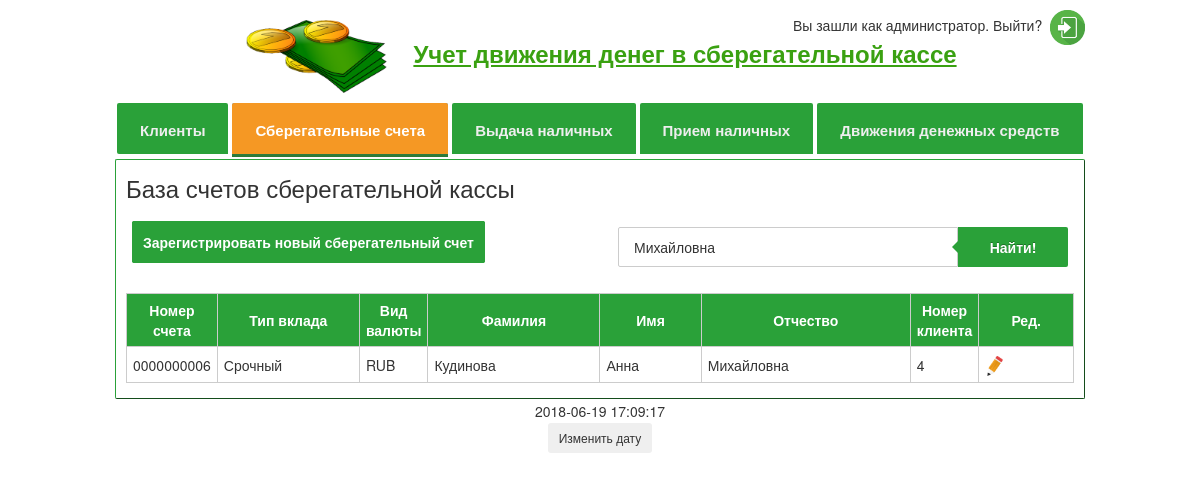
Page /savingsaccount.php?line=Михайловна (signed in) on the committed database.
### tables this page shows
CREATE TABLE IF NOT EXISTS `savingsaccount` (
  `id` int(10) unsigned NOT NULL AUTO_INCREMENT,
  `idclient` int(11) NOT NULL,
  `deposittype` varchar(255) NOT NULL,
  `moneytype` varchar(255) NOT NULL,
  PRIMARY KEY (`id`)
);

CREATE TABLE IF NOT EXISTS `clients` (
  `id` int(10) unsigned NOT NULL AUTO_INCREMENT,
  `surname` varchar(255) NOT NULL,
  `name` varchar(255) NOT NULL,
  `patronymic` varchar(255) NOT NULL,
  `floor` varchar(255) NOT NULL,
  `birthdate` date NOT NULL,
  `passportdata` text NOT NULL,
  `addressdata` text NOT NULL,
  `contactphone` varchar(255) NOT NULL,
  PRIMARY KEY (`id`)
);

### savingsaccount.php (the view, shortened to what this page needs)
<?php
	if ($_SESSION["login"] == "admin")
	{
		require_once "parts/header.php";
		echo '<div id="article" class="center_screen">';
		if (is_numeric($_GET["page"]))
		{
			echo '<h3>Редактирование сберегательного счета</h3>';
			$query     = "SELECT * FROM `savingsaccount` WHERE `id` =" . $_GET["page"];
			$query_run = mysql_query($query);
			$cont_rows = mysql_num_rows($query_run);
			if ($cont_rows > 0)
			{
				$rows = mysql_fetch_array($query_run);
				echo '<div class="spoiler">';
				echo '	<div class="title"><h3 class="title_h3"><p>Виды банковских вкладов:</p></div>';
				echo '	<div class="contents">';
				echo '		<p><strong>Вклад до востребования.</strong> По такому договору кредитная организация обязуется вернуть вложенные денежные средства в любое время по первому требованию клиента. Поскольку банк не принимает вклад на определенный период, то ставка по такому депозиту минимальная – в среднем не более 0,1-1%.</p>';
				echo '		<p><strong>Срочный вклад.</strong> Такие вклады размещаются на определенный срок, указанный в договоре. Чаще всего встречаются депозиты на один, три, шесть месяцев или один год. Для того чтобы получить полную процентную ставку необходимо продержать деньги в депозите в течение всего срока действия соглашения. В ином случае банк вернет вклад, но с существенно сниженным процентом – как правило, на уровне ставки по вкладам до востребования.</p>';
				echo '		<p><strong>Кредит</strong> — это система экономических отношений в связи с передачей от одного собственника другому во временное пользование ценностей в любой форме (товарной, денежной, нематериальной) на условиях возвратности, срочности, платности.</p>';
				echo '  </div>';
				echo ' </div>';
				echo '<div class="login-block">';
				echo '<form name="addclients" action="savingsaccount" method="post">';
				echo '	<table id="input_table">';
				echo '		<tr>';
				echo '			<td valign="baseline"><input required name="id" type="hidden" value="' . $rows['id'] . '" placeholder=""></td>';
				echo '		</tr>';
				echo '		<tr>';
				echo '			<td valign="baseline"><input required name="idclient" type="hidden" value="' . $rows['idclient'] . '" placeholder=""></td>';
				echo '		</tr>';
				echo '		<tr>';
				echo '			<td valign="baseline"><p>Клиент: </p></td>';
				echo '			<td valign="baseline"><select id="getit" onchange="checkit();" required name="idclient" type="text">';
				$query = "SELECT
									`clients`.`id`,
									`clients`.`surname`,
									`clients`.`name`,
									`clients`.`patronymic`,
									`savingsaccount`.`id`,
									`savingsaccount`.`idclient`,
									`savingsaccount`.`deposittype`,
									`savingsaccount`.`moneytype`
						FROM  `clients`
						INNER JOIN  `savingsaccount` ON  `clients`.`id` =  `savingsaccount`.`idclient`
						WHERE  `savingsaccount`.`idclient` =" . $rows["idclient"] . " AND `savingsaccount`.`id` =" . $_GET["page"];
				$query_run = mysql_query($query);
				$count_row = mysql_num_rows($query_run);
				if ($count_row <= 0)
				{
					echo '<option class="placeholder" disabled value=""><span class="temp_color">Сберегательные счета не найдены</span></option>';
				}
				else
				{
					?>
						<script type="text/javascript">
							var arrclientsid = [];
							var arrclientssurname = [];
							var arrclientsname = [];
							var arrclientspatronymic = [];
							var arrclientsfloor = [];
							var arrclientsbirthdate = [];
							var arrclientspassportdata = [];
							var arrclientsaddressdata = [];
							var arrclientscontactphone = [];
						</script>
					<?php
					for ($i = 0; $i < $count_row; $i++)
					{
						$row = mysql_fetch_array($query_run);
						?>
							<script type="text/javascript">
								arrclientsid.push(<?php           echo $row["id"];           ?>);
								arrclientssurname.push(<?php      echo $row["surnam"];       ?>);
								arrclientsname.push(<?php         echo $row["name"];         ?>);
								arrclientspatronymic.push(<?php   echo $row["patronymic"];   ?>);
								arrclientsfloor.push(<?php        echo $row["floor"];        ?>);
								arrclientsbirthdate.push(<?php    echo $row["birthdate"];    ?>);
								arrclientspassportdata.push(<?php echo $row["passportdata"]; ?>);
								arrclientsaddressdata.push(<?php  echo $row["addressdata"];  ?>);
								arrclientscontactphone.push(<?php echo $row["contactphone"];?>);
							</script>
						<?php
						echo '<option name = "idclient" value="' . $row["id"] . '">' . $row["surname"] . ' ' . $row["name"] . ' ' . $row["patronymic"] . '</option>';
					}
				}
				echo '	</select></td>';
				echo '		</tr>';
				echo '		<tr>';
				echo '			<td valign="baseline"><p>Тип вклада: </p></td>';
				if ($rows["deposittype"] == "До востребования")
					echo '		<td valign="baseline"><select required name="deposittype" type="text"><option class="placeholder" disabled value=""><span class="temp_color">Выберите тип вклада</span></option><option selected>До востребования</option><option>Срочный</option><option>Простой кредит</option></select></td>';
				if ($rows["deposittype"] == "Срочный")
					echo '		<td valign="baseline"><select required name="deposittype" type="text"><option class="placeholder" disabled value=""><span class="temp_color">Выберите тип вклада</span></option><option>До востребования</option><option selected>Срочный</option><option>Простой кредит</option></select></td>';
				if ($rows["deposittype"] == "Простой кредит")
					echo '		<td valign="baseline"><select required name="deposittype" type="text"><option class="placeholder" disabled value=""><span class="temp_color">Выберите тип вклада</span></option><option>До востребования</option><option>Срочный</option><option selected>Простой кредит</option></select></td>';
				echo '		</tr>';
				echo '		<tr>';
				echo '			<td valign="baseline"><p>Вид валюты: </p></td>';
				if ($rows["moneytype"] == "RUB")
					echo '		<td valign="baseline"><select required name="moneytype" type="text"><option class="placeholder" disabled value="' . $rows["moneytype"] . '"><span class="temp_color">Выберите вид валюты</span></option><option selected>RUB</option><option>EUR</option><option>USD</option></select></td>';
				if ($rows["moneytype"] == "EUR")
					echo '		<td valign="baseline"><select required name="moneytype" type="text"><option class="placeholder" disabled value="' . $rows["moneytype"] . '"><span class="temp_color">Выберите вид валюты</span></option><option>RUB</option><option selected>EUR</option><option>USD</option></select></td>';
				if ($rows["moneytype"] == "USD")
					echo '		<td valign="baseline"><select required name="moneytype" type="text"><option class="placeholder" disabled value="' . $rows["moneytype"] . '"><span class="temp_color">Выберите вид валюты</span></option><option>RUB</option><option>EUR</option><option selected>USD</option></select></td>';
				echo '		</tr>';
				echo '		<tr>';
				echo '			<td valign="baseline"><p>Пол: </p></td>';
				echo '			<td valign="baseline"><input id="somethingfloor" disabled required name="floor" type="text" value="" placeholder="Не выбрано"></td>';
				echo '		</tr>';
				echo '		<tr>';
				echo '			<td valign="baseline"><p>Дата рождения: </p></td>';
				echo '			<td valign="baseline"><input id="somethingbirthdate" disabled required name="datepicker" id="datepicker" type="text" value="" placeholder="Не выбрано"></td>';
				echo '		</tr>';
				echo '		<tr>';
				echo '			<td valign="baseline"><p>Паспортные данные: </p></td>';
				echo '			<td valign="baseline"><textarea id="somethingpassportdata" disabled required name="passportdata" class="textarea-field" placeholder="Не выбрано"></textarea></td>';
				echo '		</tr>';
				echo '		<tr>';
				echo '			<td valign="baseline"><p>Адрес регистрации: </p></td>';
				echo '			<td valign="baseline"><textarea id="somethingaddressdata" disabled required  name="addressdata" class="textarea-field" placeholder="Не выбрано"></textarea></td>';
				echo '		</tr>';
				echo '		<tr>';
				echo '			<td valign="baseline"><p>Контактный телефон: </p></td>';
				echo '			<td valign="baseline"><input id="somethingcontactphone" disabled required name="contactphone" type="text" value="" placeholder="Не выбрано"></td>';
				echo '		</tr>';
				echo '	</table>';
				echo '		<button name="send_update">Сохранить изменения</button>';
				echo '</form>';
				echo '</div>';
				$query     = "SELECT * FROM `clients` WHERE `id` =" . $row["idclient"];
				$query_run = mysql_query($query);
				$row       = mysql_fetch_array($query_run);
				?>
					<script type="text/javascript">
						strUser = '<?php                   echo $row["id"];           ?>';
						arrclientsfloor[0] = '<?php        echo $row["floor"];        ?>';
						arrclientsbirthdate[0] = '<?php    echo $row["birthdate"];    ?>';
						arrclientspassportdata[0] = '<?php echo $row["passportdata"]; ?>';
						arrclientsaddressdata[0] = '<?php  echo $row["addressdata"];  ?>';
						arrclientscontactphone[0] = '<?php echo $row["contactphone"]; ?>';
						var input = document.getElementById('somethingfloor');
						input.value = arrclientsfloor[0];
						var input = document.getElementById('somethingbirthdate');
						input.value = arrclientsbirthdate[0];
						var input = document.getElementById('somethingpassportdata');
						input.value = arrclientspassportdata[0];
						var input = document.getElementById('somethingaddressdata');
						input.value = arrclientsaddressdata[0];
						var input = document.getElementById('somethingcontactphone');
						input.value = arrclientscontactphone[0];
					</script>
				<?php
			}
			else
			{
				echo '<h3>Ошибка</h3>';
				echo '<p>Сберегательный счет с таким номером не найден</p>';
			}
		}
		else
		{
			echo '<h3>База счетов сберегательной кассы</h3>';
			$val = mysql_query("SELECT 1 FROM `savingsaccount` LIMIT 1");
			if ($val !== FALSE)
			{
				echo '<table style="width: 100%" id="input_table">';
				echo '	<tr>';
				echo '		<td style="width: 50%; text-align: left;">';
				echo '			<p><a href="savingsaccount?page=add" class="knopka">Зарегистрировать новый сберегательный счет</a></p>';
				echo '		</td>';
				echo '		<td style="width: 50%; text-align: right;">';
				echo '			<form class="form-wrapper cf" name="searchform" action="savingsaccount" method="get">';
				echo '				<input name="line" type="text" placeholder="Введите запрос..." value="' . $_GET['line'] . '">';
				echo '				<button type="submit" value="">Найти!</button>';
				echo '			</form>';
				echo '		</td>';
				echo '	</tr>';
				echo '</table>';
				$query     = "SELECT * FROM  `savingsaccount`";
				$query_run = mysql_query($query);
				$count_row = mysql_num_rows($query_run);
				if ($count_row <= 0)
				{
					echo '<br><p>В системе не зарегистрировано ни одного сберегательного счета.</p>';
				}
				else
				{
					if (isset($_GET["line"]) && !empty($_GET["line"]))
					{
						echo '<br>';
						$query     = "SELECT
													`clients`.`surname`,
													`clients`.`name`,
													`clients`.`patronymic`,
													`savingsaccount`.`id`,
													`savingsaccount`.`idclient`,
													`savingsaccount`.`deposittype`,
													`savingsaccount`.`moneytype`
												  FROM  `clients`
												  INNER JOIN  `savingsaccount`
													ON  `clients`.`id` =  `savingsaccount`.`idclient`
													WHERE
														 CONCAT(`surname`, ' ', `name`, ' ', `patronymic`) LIKE '%" . $_GET['line'] . "%'
														 OR CONCAT(`surname`, ' ', `patronymic`, ' ', `name`) LIKE '%" . $_GET['line'] . "%'
														 OR CONCAT(`name`, ' ', `surname`, ' ', `patronymic`) LIKE '%" . $_GET['line'] . "%'
														 OR CONCAT(`name`, ' ', `patronymic`, ' ', `surname`) LIKE '%" . $_GET['line'] . "%'
														 OR CONCAT(`patronymic`, ' ', `surname`, ' ', `name`) LIKE '%" . $_GET['line'] . "%'
														 OR CONCAT(`patronymic`, ' ', `name`, ' ', `surname`) LIKE '%" . $_GET['line'] . "%'
														 OR `idclient` LIKE '%" . $_GET['line'] . "%'
														 OR `deposittype` LIKE '%" . $_GET['line'] . "%'
														 OR `moneytype` LIKE '%" . $_GET['line'] . "%'
														";
						$query_run = mysql_query($query);
						$count_row = mysql_num_rows($query_run);
						if ($count_row > 0)
						{
							echo '<table>';
							echo '<tr>';
							echo '	<th width="4%">Номер счета</th>';
							echo '	<th width="15%">Тип вклада</th>';
							echo '	<th width="4%">Вид валюты</th>';
							echo '	<th>Фамилия</th>';
							echo '	<th>Имя</th>';
							echo '	<th>Отчество</th>';
							echo '	<th width="4%">Номер клиента</th>';
							echo '	<th width="10%">Ред.</th>';
							echo '</tr>';
							for ($i = 0; $i < $count_row; $i++)
							{
								$row = mysql_fetch_array($query_run);
								echo '<tr>';
								echo '	<td>' . str_pad($row["id"], 10, "0", STR_PAD_LEFT) . '</td>';
								echo '	<td>' . $row["deposittype"] . '</td>';
								echo '	<td>' . $row["moneytype"] . '</td>';
								echo '	<td>' . $row["surname"] . '</td>';
								echo '	<td>' . $row["name"] . '</td>';
								echo '	<td>' . $row["patronymic"] . '</td>';
								echo '	<td>' . $row["idclient"] . '</td>';
								echo '	<td><a href="savingsaccount?page=' . $row["id"] . '"><img src="images/edit.png" alt="" style="width:20px;height:20px;"></a></td>';
								echo '</tr>';
							}
						}
						else
						{
							echo '<p>По вашему запросу ничего не найдено</p>';
						}
						echo '</table>';
					}
				}
			}
		}
		echo '</div>';
		require_once "parts/footer.php";
	}
	else
	{
		?>
			<script type="text/javascript">
				location.href = "authentication";
			</script>
		<?php
	}
?>

### styles/main.css (style rules this page uses)
h3 { margin: 0; padding: 0; padding-bottom: 20px; }
.cf:before, .cf:after { content: ""; display: table; }
.cf:after { clear: both; }
.cf { zoom: 1; }
.form-wrapper { width: 100%; -moz-border-radius: 2px; -webkit-border-radius: 2px; border-radius: 2px; }
.form-wrapper input { width: 340px; height: 40px; right: 0px; margin-left: 12px; padding: 10px 15px; text-align: left; float: left; font: bold 20px; border: 0; background: #ffffff; -moz-border-radius: 2px 0 0 2px; -webkit-border-radius: 2px 0 0 2px; border-radius: 2px 0 0 2px; border: 1px solid #ccc; }
.form-wrapper button { overflow: visible; position: relative; float: right; border: 0; padding: 0; cursor: pointer; height: 40px; width: 110px; font-weight: bold; color: #ffffff; background: #2aa139; -moz-border-radius: 0 3px 3px 0; -webkit-border-radius: 0 3px 3px 0; border-radius: 0 2px 2px 0; text-shadow: 0 -1px 0 rgba(0, 0 ,0, .3); }
.form-wrapper button:before { content: ''; position: absolute; border-width: 8px 8px 8px 0; border-style: solid solid solid none; border-color: transparent #2aa139 transparent; top: 12px; left: -6px; }
#input_table tr td { border: 0px solid #ccc; background: #ffffff; }
#article table { width: 100%; border-collapse: collapse; }
#article tr:nth-of-type(2n+1) { background: #eee; }
#article th { background: #2aa139; color: #ffffff; font-weight: bold; padding: 6px; border: 1px solid #ccc; text-align: center; }
#article td { padding: 6px; padding-left: 6px; border: 1px solid #ccc; text-align: left; }
.center_screen { margin: auto; }
a.knopka { color: #ffffff; text-decoration: none; user-select: none; background: #2aa139; padding: 10px 10px 10px 10px; outline: none; width: 100%; height: 40px; background: #2aa139; box-sizing: border-box; border-radius: 2px; border: 1px solid #2aa139; color: #ffffff; font-weight: bold; outline: none; cursor: pointer; }
#article { margin: 0; padding: 0; margin-top: 6px; padding-top: 15px; padding-bottom: 15px; padding-left: 10px; padding-right: 10px; text-align: justify; border-radius: 2px; border: 1px outset #2aa139; background: #ffffff; min-height: 200px; }

### rows in the picture
savingsaccount: id "0000000006", deposittype "Срочный", moneytype "RUB", idclient.surname "Кудинова", idclient.name "Анна", idclient.patronymic "Михайловна", idclient "4"

### other values in the picture
$value "Клиенты"
$value "Сберегательные счета"
$value "Выдача наличных"
$value "Прием наличных"
$value "Движения денежных средств"
$date "2018-06-19"
